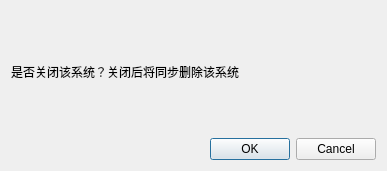
<?xml version="1.0" encoding="UTF-8"?>
<ui version="4.0">
 <class>DialogTip</class>
 <widget class="QDialog" name="DialogTip">
  <property name="geometry">
   <rect>
    <x>0</x>
    <y>0</y>
    <width>387</width>
    <height>171</height>
   </rect>
  </property>
  <property name="windowTitle">
   <string>Dialog</string>
  </property>
  <layout class="QVBoxLayout" name="verticalLayout">
   <item>
    <widget class="QLabel" name="label">
     <property name="text">
      <string>是否关闭该系统？关闭后将同步删除该系统</string>
     </property>
    </widget>
   </item>
   <item>
    <widget class="QDialogButtonBox" name="buttonBox">
     <property name="orientation">
      <enum>Qt::Horizontal</enum>
     </property>
     <property name="standardButtons">
      <set>QDialogButtonBox::Cancel|QDialogButtonBox::Ok</set>
     </property>
    </widget>
   </item>
  </layout>
 </widget>
 <resources/>
 <connections>
  <connection>
   <sender>buttonBox</sender>
   <signal>accepted()</signal>
   <receiver>DialogTip</receiver>
   <slot>accept()</slot>
   <hints>
    <hint type="sourcelabel">
     <x>248</x>
     <y>254</y>
    </hint>
    <hint type="destinationlabel">
     <x>157</x>
     <y>274</y>
    </hint>
   </hints>
  </connection>
  <connection>
   <sender>buttonBox</sender>
   <signal>rejected()</signal>
   <receiver>DialogTip</receiver>
   <slot>reject()</slot>
   <hints>
    <hint type="sourcelabel">
     <x>316</x>
     <y>260</y>
    </hint>
    <hint type="destinationlabel">
     <x>286</x>
     <y>274</y>
    </hint>
   </hints>
  </connection>
 </connections>
</ui>
